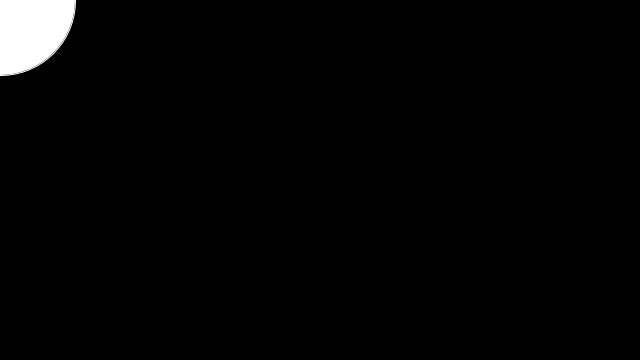
Frame 1 (no input)
Frame 60 (the mouse pressed at the canvas centre just before this capture): identical to frame 1, image omitted
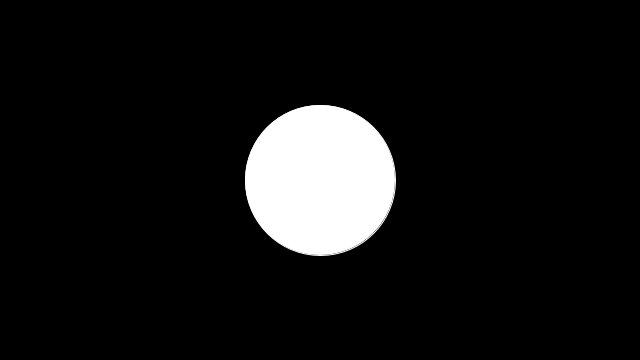
Frame 120 (the mouse held since frame 60 and released just before this capture)

The Processing sketch that drew these frames (run headless with seeded random() and noise(); from frame 60 on, the mouse is pressed at the canvas centre):

// Processing sketch: sketch_160829
// ── sketch_160829.pde
/* [160829]
*  someday
*/

void setup() {
  size(640, 360);
}

void draw() {
  background(0);
  fill(255);
  stroke(255);
  ellipseMode(CENTER);
  ellipse(mouseX, mouseY, 150, 150);
} 
